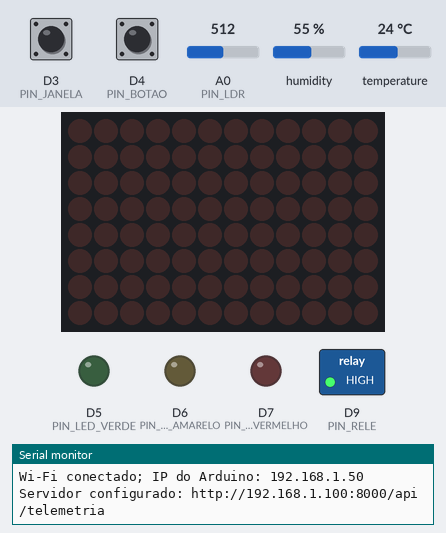
Simulated run of this sketch. Board: Arduino Uno R4 WiFi. Parts: 12×8 LED matrix, switched loads named in the sketch (green lamp = pin HIGH), output pins drawn as LEDs (lit = HIGH), the last lines printed to the serial monitor. The test bench sets the inputs (shaded band); at power-on: temperature 24 °C, D3 (PIN_JANELA) HIGH, D4 (PIN_BOTAO) HIGH, A0 (PIN_LDR) = 512, humidity 55 % (analog values on the 0–1023 scale). WiFi joins after 1.5 s; servers stay silent unless stated; uploads are accepted with an empty reply; EEPROM starts erased; pins used as bus, display or sensor lines are not drawn.

Above: at 2.3 s.
2.4 s: temperature set to 20 °C
At 5.6 s:
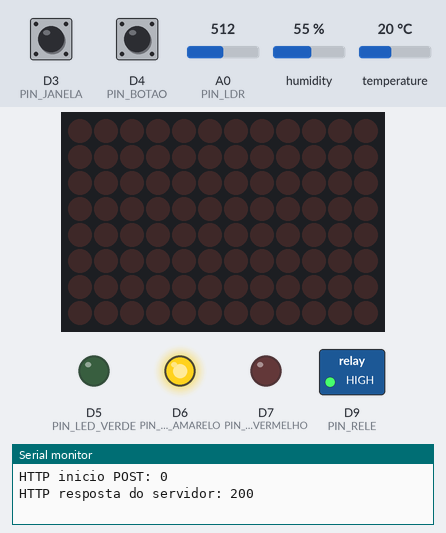
6.5 s: temperature set to 22 °C
At 10.6 s:
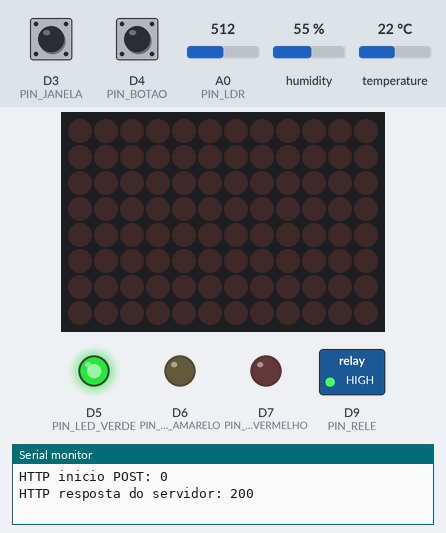
11.5 s: temperature set to 12 °C
At 45.7 s:
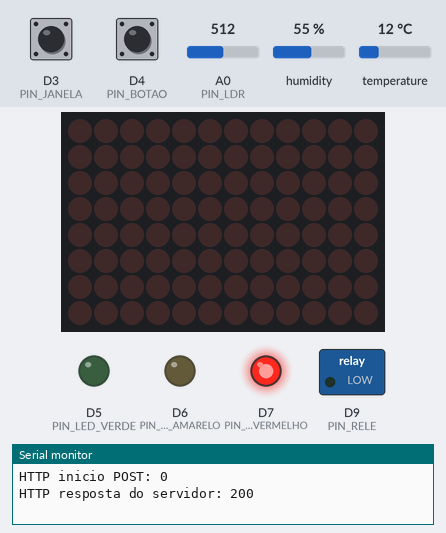
Timing chart, 0 to 46.5 s (numbered marks = the images above; inputs shaded):
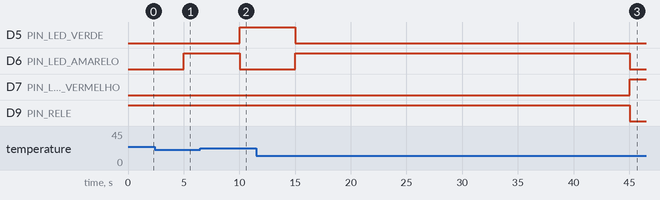

The sketch:

estufasmart.ino
```cpp
/* EstufaSmart - Arduino UNO R4 WiFi
 * Rede e firmware independentes: estados e alarmes continuam locais sem Wi-Fi.
 */
#include <WiFiS3.h>
#include <ArduinoHttpClient.h>
#include <DHT.h>
#include <EEPROM.h>
#include <ArduinoGraphics.h>
#include <Arduino_LED_Matrix.h>
#include "wifi_secrets.h"

#define DHT_TYPE DHT11
constexpr uint8_t PIN_DHT = 2, PIN_JANELA = 3, PIN_BOTAO = 4;
constexpr uint8_t PIN_LED_VERDE = 5, PIN_LED_AMARELO = 6, PIN_LED_VERMELHO = 7;
constexpr uint8_t PIN_BUZZER = 8, PIN_RELE = 9, PIN_LDR = A0;
constexpr bool RELE_ATIVO_EM_NIVEL_BAIXO = true;
constexpr bool BUZZER_PASSIVO = false; // true para buzzer passivo; false para ativo
constexpr bool JANELA_ABERTA_EM_NIVEL_BAIXO = true; // reed com INPUT_PULLUP
constexpr bool BOTAO_PRESSIONADO_EM_NIVEL_BAIXO = true;
constexpr uint32_t INTERVALO_LEITURA = 5000, DEBOUNCE_MS = 35;
constexpr float TEMP_MIN = 20.0, TEMP_MAX = 28.0;
constexpr float TEMP_PERTO_MIN = 21.0, TEMP_PERTO_MAX = 27.0;
constexpr uint8_t LUZ_ALTA_PCT = 85;
constexpr uint32_t JANELA_ATENCAO_MS = 20000, CRITICO_MS = 30000, JANELA_CRITICA_MS = 60000;
constexpr size_t FILA_MAX = 20, JSON_MAX = 256;

DHT dht(PIN_DHT, DHT_TYPE);
ArduinoLEDMatrix matriz;
WiFiClient wifi;
HttpClient http(wifi, SERVER_HOST, SERVER_PORT);

enum Estado { NORMAL, ATENCAO, CRITICO, RECONHECIDO, FALHA_SENSOR };
const char *nomeEstado[] = {"NORMAL", "ATENCAO", "CRITICO", "RECONHECIDO", "FALHA_SENSOR"};
Estado estado = NORMAL;
struct Registro { char json[JSON_MAX]; } fila[FILA_MAX];
size_t inicioFila = 0, tamanhoFila = 0;
uint32_t seq = 0, ultimaLeitura = 0, foraFaixaDesde = 0, janelaDesde = 0;
uint32_t ultimoBipe = 0, iniciouWiFi = 0, ultimaTentativaWiFi = 0, ultimaTentativaEnvio = 0;
int ultimoStatusWiFi = -1;
uint8_t falhasDht = 0;
float temperatura = NAN, umidade = NAN;
int luzPct = 0;
bool janelaAberta = false, reconhecido = false;
bool botaoEstavel = false, botaoAmostra = false;
uint32_t botaoMudouEm = 0;
constexpr uint32_t EEPROM_SEQ_MAGIC = 0x45534631UL;
constexpr uint32_t SEQ_POR_INICIALIZACAO = 1000000UL;
constexpr uint32_t MAX_INICIALIZACOES_SEQ = 2147UL;

void iniciarSequenciaPersistente() {
  uint32_t magic = 0, boot = 0;
  EEPROM.get(0, magic);
  EEPROM.get(sizeof(magic), boot);
  if (magic != EEPROM_SEQ_MAGIC || boot >= MAX_INICIALIZACOES_SEQ) boot = 0;
  ++boot;
  EEPROM.put(0, EEPROM_SEQ_MAGIC);
  EEPROM.put(sizeof(magic), boot);
  seq = boot * SEQ_POR_INICIALIZACAO;
}

bool ativo(bool raw, bool ativoBaixo) { return ativoBaixo ? !raw : raw; }
void saidaRele(bool ligado) {
  bool nivel = ligado ? !RELE_ATIVO_EM_NIVEL_BAIXO : RELE_ATIVO_EM_NIVEL_BAIXO;
  digitalWrite(PIN_RELE, nivel ? HIGH : LOW);
}
void buzzer(bool ligado) {
  if (!ligado) { noTone(PIN_BUZZER); digitalWrite(PIN_BUZZER, LOW); return; }
  if (BUZZER_PASSIVO) tone(PIN_BUZZER, 2200); else digitalWrite(PIN_BUZZER, HIGH);
}
void mostrarEstado(Estado e) {
  matriz.beginText(0, 0, 0xFFFFFF); matriz.print(nomeEstado[e][0]); matriz.endText();
}
void aplicarSaidas(uint32_t agora) {
  digitalWrite(PIN_LED_VERDE, estado == NORMAL ? HIGH : LOW);
  digitalWrite(PIN_LED_AMARELO, (estado == ATENCAO || estado == FALHA_SENSOR) ? HIGH : LOW);
  digitalWrite(PIN_LED_VERMELHO, (estado == CRITICO || estado == FALHA_SENSOR || estado == RECONHECIDO) ? HIGH : LOW);
  saidaRele(estado == CRITICO || estado == RECONHECIDO);
  bool tocar = estado == CRITICO || (estado == ATENCAO && agora - ultimoBipe >= 10000);
  if (estado == ATENCAO && tocar) ultimoBipe = agora;
  buzzer(tocar);
  mostrarEstado(estado);
}

void atualizarBotao(uint32_t agora) {
  bool amostra = ativo(digitalRead(PIN_BOTAO), BOTAO_PRESSIONADO_EM_NIVEL_BAIXO);
  if (amostra != botaoAmostra) { botaoAmostra = amostra; botaoMudouEm = agora; }
  if (agora - botaoMudouEm >= DEBOUNCE_MS && botaoEstavel != botaoAmostra) {
    botaoEstavel = botaoAmostra;
    if (botaoEstavel && estado == CRITICO) reconhecido = true;
  }
}

void atualizarEstado(uint32_t agora, bool dhtValido) {
  if (!dhtValido) { estado = falhasDht >= 3 ? FALHA_SENSOR : estado; return; }
  janelaAberta = ativo(digitalRead(PIN_JANELA), JANELA_ABERTA_EM_NIVEL_BAIXO);
  if (janelaAberta) { if (janelaDesde == 0) janelaDesde = agora; }
  else janelaDesde = 0;
  bool fora = temperatura < TEMP_MIN || temperatura > TEMP_MAX;
  if (fora) { if (foraFaixaDesde == 0) foraFaixaDesde = agora; }
  else foraFaixaDesde = 0;
  bool janelaCritica = janelaAberta && janelaDesde && agora - janelaDesde >= JANELA_CRITICA_MS;
  bool calorCritico = fora && foraFaixaDesde && agora - foraFaixaDesde >= CRITICO_MS;
  bool janelaAtencao = janelaAberta && janelaDesde && agora - janelaDesde >= JANELA_ATENCAO_MS;
  bool perto = temperatura <= TEMP_PERTO_MIN || temperatura >= TEMP_PERTO_MAX;
  bool atencao = perto || janelaAtencao || luzPct >= LUZ_ALTA_PCT;
  if (reconhecido) {
    if (!fora && !janelaAberta && !perto && luzPct < LUZ_ALTA_PCT) { reconhecido = false; estado = NORMAL; }
    else estado = RECONHECIDO;
  } else if (janelaCritica || calorCritico) estado = CRITICO;
  else if (atencao) estado = ATENCAO;
  else estado = NORMAL;
}

void enfileirar(const char *json) {
  if (tamanhoFila == FILA_MAX) { inicioFila = (inicioFila + 1) % FILA_MAX; --tamanhoFila; }
  size_t idx = (inicioFila + tamanhoFila) % FILA_MAX;
  strncpy(fila[idx].json, json, JSON_MAX - 1); fila[idx].json[JSON_MAX - 1] = '\0'; ++tamanhoFila;
}

void conectarWiFi(uint32_t agora) {
  int status = WiFi.status();
  if (status != ultimoStatusWiFi) {
    ultimoStatusWiFi = status;
    Serial.print("Wi-Fi status: "); Serial.println(status);
    if (status == WL_CONNECTED) {
      Serial.print("Wi-Fi conectado; IP do Arduino: "); Serial.println(WiFi.localIP());
      Serial.print("Servidor configurado: http://"); Serial.print(SERVER_HOST);
      Serial.print(':'); Serial.print(SERVER_PORT); Serial.println(SERVER_PATH);
    }
  }
  if (status == WL_CONNECTED) return;
  if (iniciouWiFi == 0) { WiFi.begin(WIFI_SSID, WIFI_PASSWORD); iniciouWiFi = agora; ultimaTentativaWiFi = agora; return; }
  if (agora - ultimaTentativaWiFi >= 15000) {
    ultimaTentativaWiFi = agora;
    WiFi.disconnect(); WiFi.begin(WIFI_SSID, WIFI_PASSWORD);
  }
}

bool enviarUmRegistro() {
  if (WiFi.status() != WL_CONNECTED || tamanhoFila == 0) return false;
  wifi.setTimeout(1200);
  http.setTimeout(1200);
  size_t idx = inicioFila;
  int inicioPost = http.post(SERVER_PATH, "application/json", fila[idx].json);
  Serial.print("HTTP inicio POST: "); Serial.println(inicioPost);
  if (inicioPost != HTTP_SUCCESS) { http.stop(); return false; }
  int status = http.responseStatusCode();
  http.responseBody();
  http.stop();
  Serial.print("HTTP resposta do servidor: "); Serial.println(status);
  if (status >= 200 && status < 300) { inicioFila = (inicioFila + 1) % FILA_MAX; --tamanhoFila; return true; }
  return false;
}

void criarTelemetria() {
  char json[JSON_MAX];
  char tempJson[20], umidJson[20];
  if (isnan(temperatura)) strcpy(tempJson, "null"); else dtostrf(temperatura, 0, 1, tempJson);
  if (isnan(umidade)) strcpy(umidJson, "null"); else dtostrf(umidade, 0, 1, umidJson);
  snprintf(json, sizeof(json), "{\"device_id\":\"%s\",\"placa\":\"Arduino UNO R4 WiFi\",\"seq\":%lu,\"temp\":%s,\"umid\":%s,\"janela\":\"%s\",\"luz_pct\":%d,\"estado\":\"%s\"}",
    DEVICE_ID, (unsigned long)seq++, tempJson, umidJson,
    janelaAberta ? "aberta" : "fechada", luzPct, nomeEstado[estado]);
  enfileirar(json);
}

void lerSensores(uint32_t agora) {
  float t = dht.readTemperature(), h = dht.readHumidity();
  bool valido = !isnan(t) && !isnan(h);
  if (valido) { temperatura = t; umidade = h; falhasDht = 0; }
  else if (falhasDht < 255) ++falhasDht;
  int ldr = analogRead(PIN_LDR);
  luzPct = constrain(map(ldr, LDR_ADC_ESCURO, LDR_ADC_CLARO, 0, 100), 0, 100);
  janelaAberta = ativo(digitalRead(PIN_JANELA), JANELA_ABERTA_EM_NIVEL_BAIXO);
  atualizarEstado(agora, valido);
  aplicarSaidas(agora);
  criarTelemetria();
  Serial.print("Estado: "); Serial.print(nomeEstado[estado]); Serial.print(" | T: "); Serial.print(temperatura);
  Serial.print(" | RH: "); Serial.print(umidade); Serial.print(" | Luz: "); Serial.print(luzPct);
  Serial.print("% | seq: "); Serial.print(seq - 1);
  Serial.print(" | Wi-Fi: "); Serial.print(WiFi.status());
  Serial.print(" | fila: "); Serial.println(tamanhoFila);
}

void setup() {
  Serial.begin(115200);
  iniciarSequenciaPersistente();
  pinMode(PIN_LED_VERDE, OUTPUT); pinMode(PIN_LED_AMARELO, OUTPUT); pinMode(PIN_LED_VERMELHO, OUTPUT);
  pinMode(PIN_BUZZER, OUTPUT); pinMode(PIN_RELE, OUTPUT);
  pinMode(PIN_JANELA, INPUT_PULLUP); pinMode(PIN_BOTAO, INPUT_PULLUP);
  saidaRele(false); buzzer(false); dht.begin(); matriz.begin(); mostrarEstado(NORMAL);
  analogReadResolution(10);
}

void loop() {
  uint32_t agora = millis();
  atualizarBotao(agora);
  if (agora - ultimaLeitura >= INTERVALO_LEITURA) {
    ultimaLeitura = agora;
    lerSensores(agora);
  }
  conectarWiFi(agora);
  if (agora - ultimaTentativaEnvio >= INTERVALO_LEITURA) {
    ultimaTentativaEnvio = agora;
    enviarUmRegistro(); // no máximo uma tentativa por amostra; alarmes locais continuam independentes
  }
}
```

wifi_secrets.example.h
```cpp
#pragma once
// Copie para wifi_secrets.h (ignorado pelo Git) e preencha para sua rede.
#define WIFI_SSID "NOME_DA_REDE"
#define WIFI_PASSWORD "SENHA_DA_REDE"
#define DEVICE_ID "estufa-sala01"

// IP do computador/servidor na mesma rede do Arduino. Não use localhost aqui.
#define SERVER_HOST "192.168.1.100"
#define SERVER_PORT 8000
#define SERVER_PATH "/api/telemetria"

// Calibre olhando os valores no Serial Monitor: escuro e claro são contagens ADC.
#define LDR_ADC_ESCURO 100
#define LDR_ADC_CLARO 900
```

Measured:
- the behaviour switches between 22 and 21 °C on temperature (found by bisection; images 0 and 1)
- after the input at 2.4 s, D5 (PIN_LED_VERDE): stays LOW (without the input it goes to HIGH after 2.6 s); D6 (PIN_LED_AMARELO): LOW → HIGH after 2.6 s
- after the input at 6.5 s, D5 (PIN_LED_VERDE): LOW → HIGH after 3.5 s; D6 (PIN_LED_AMARELO): HIGH → LOW after 3.5 s
- after the input at 11.5 s, D5 (PIN_LED_VERDE): HIGH → LOW after 3.5 s; D6 (PIN_LED_AMARELO): LOW → HIGH after 3.5 s, → LOW 30.0 s later; D7 (PIN_LED_VERMELHO): LOW → HIGH after 33.5 s; D9 (PIN_RELE): HIGH → LOW after 33.5 s
